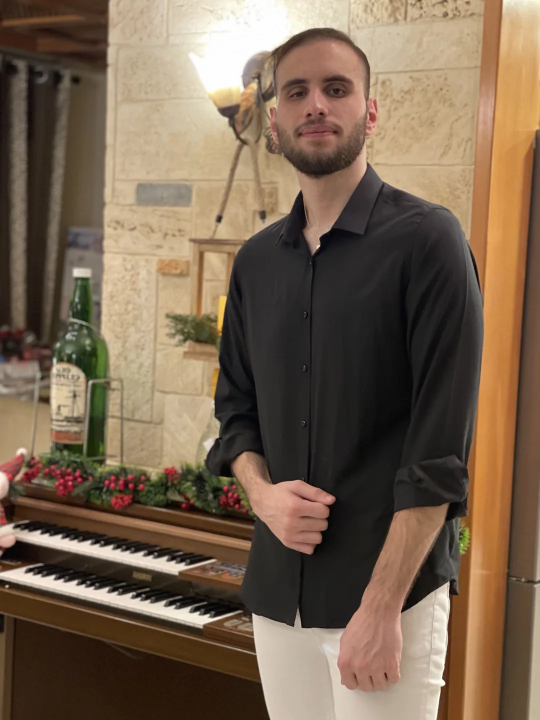
#> input picture src/assets/images/Ayres.webp, 1080 x 1440 px, found by its file name (shown at 1/2 size)
$ python make-blueprint.py src/assets/images/Ayres.webp src/assets/images/Ayres-blueprint.webp
#> lines starting #> are read from the running program, lines starting #| are printed output that depends on the picture
"""Generate the blueprint line-art version of the About portrait.

Usage: python scripts/make-blueprint.py src/assets/images/Ayres.webp src/assets/images/Ayres-blueprint.webp
Requires: pip install opencv-python-headless numpy
"""
import sys

import cv2
import numpy as np

src, out = sys.argv[1], sys.argv[2]
img = cv2.resize(cv2.imread(src), (1080, 1440), interpolation=cv2.INTER_AREA)
#> img is the input picture: shape (1440, 1080, 3); mean B, G, R 79.8, 100, 120.2
gray = cv2.cvtColor(img, cv2.COLOR_BGR2GRAY)
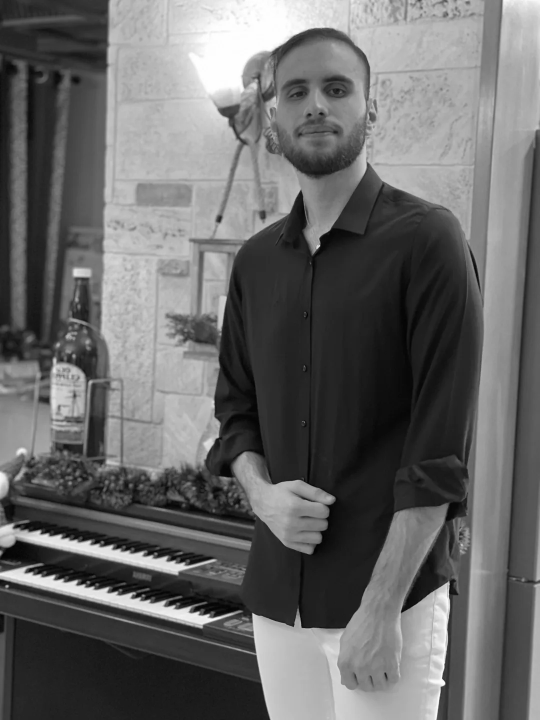
#> gray: shape (1440, 1080) (shown at 1/2 size); min 0, max 255, mean 103.7

# Clean outlines: smooth away texture, then thin edges thickened slightly so they survive downscaling
smooth = gray.copy()
for _ in range(3):
    smooth = cv2.bilateralFilter(smooth, 9, 40, 9)
edges = cv2.Canny(smooth, 22, 65, L2gradient=True)
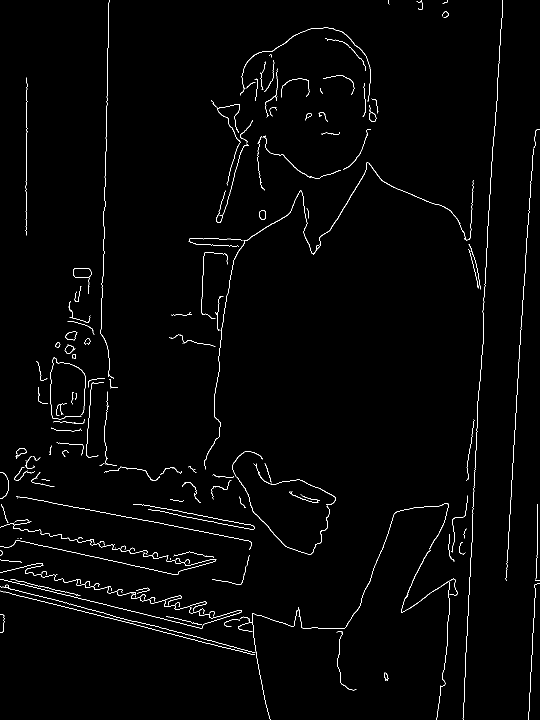
#> edges: shape (1440, 1080) (shown at 1/2 size); 1.4% white in thin lines or dots
edges = cv2.dilate(edges, np.ones((2, 2), np.uint8)).astype(np.float32) / 255
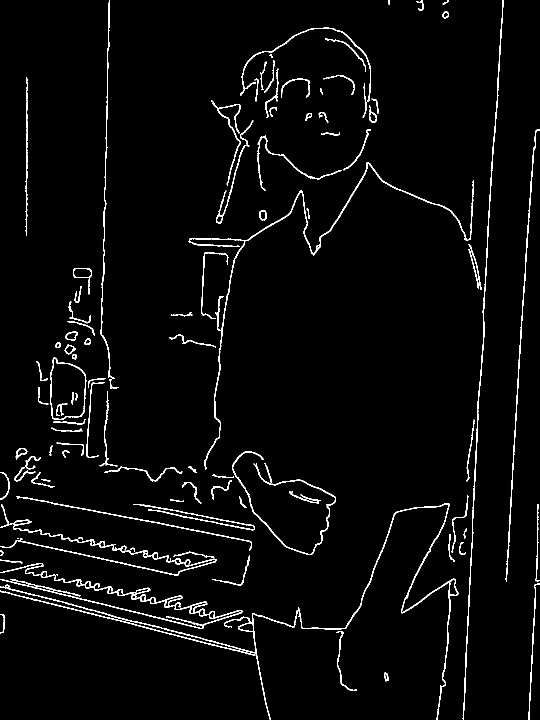
#> edges: shape (1440, 1080) float32 (shown at 1/2 size); values 0 (black) and 1 (white), 3% white in thin lines or dots
edges = np.clip(cv2.GaussianBlur(edges, (3, 3), 0.8) * 1.4, 0, 1)
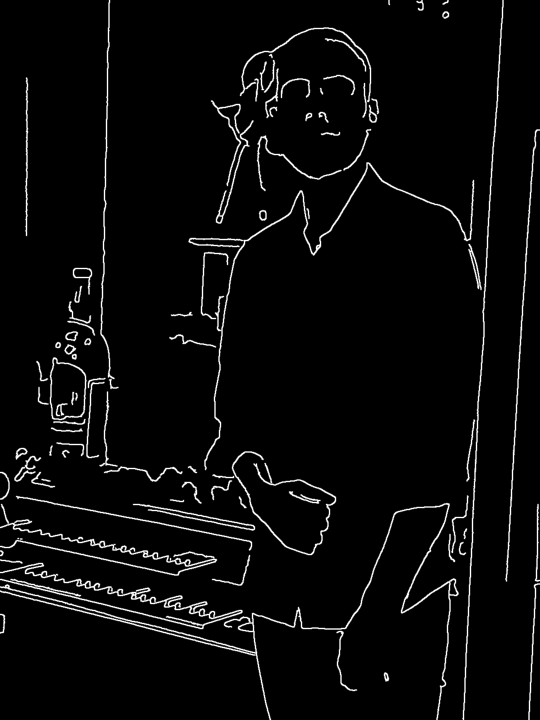
#> edges: shape (1440, 1080) float32 (shown at 1/2 size); min 0, max 1, mean 0.0383

# Faint purple duotone of the photo so the face stays readable
tone = cv2.createCLAHE(2.0, (8, 8)).apply(gray).astype(np.float32) / 255
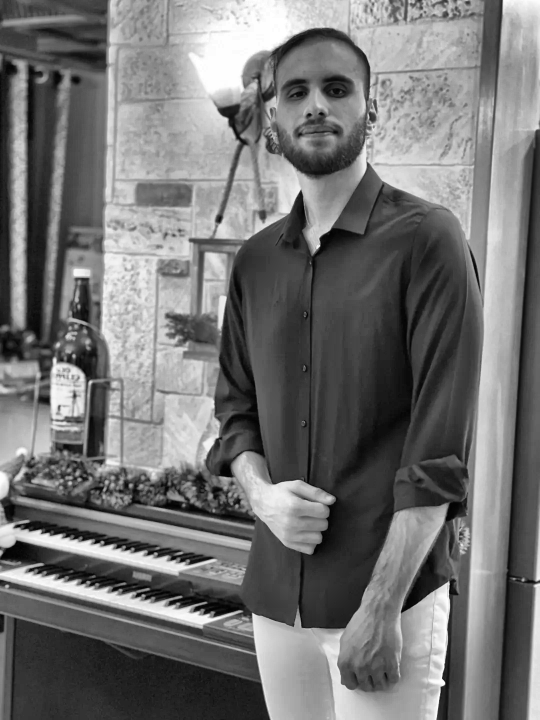
#> tone: shape (1440, 1080) float32 (shown at 1/2 size); min 0, max 1, mean 0.452

h, w = edges.shape
#> h = 1440; w = 1080
yy, xx = np.mgrid[0:h, 0:w]
grid = (((xx % 27) < 1) | ((yy % 27) < 1)) * 0.05 + (((xx % 135) < 2) | ((yy % 135) < 2)) * 0.08

# Colours in BGR
paper = np.array([0.08, 0.035, 0.04])
purple = np.array([0.99, 0.53, 0.73])
line = np.array([1.0, 0.72, 0.85])

col = paper + purple * (tone ** 1.3 * 0.35)[..., None] + purple * grid[..., None]
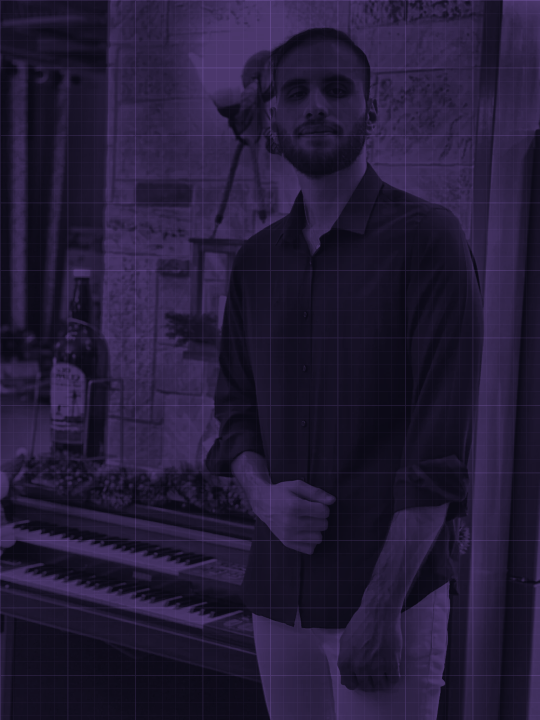
#> col: shape (1440, 1080, 3) float64 (shown at 1/2 size); mean of channels 0, 1, 2 0.217, 0.108, 0.141; drawn as B, G, R
col = col * (1 - edges[..., None]) + line * edges[..., None]
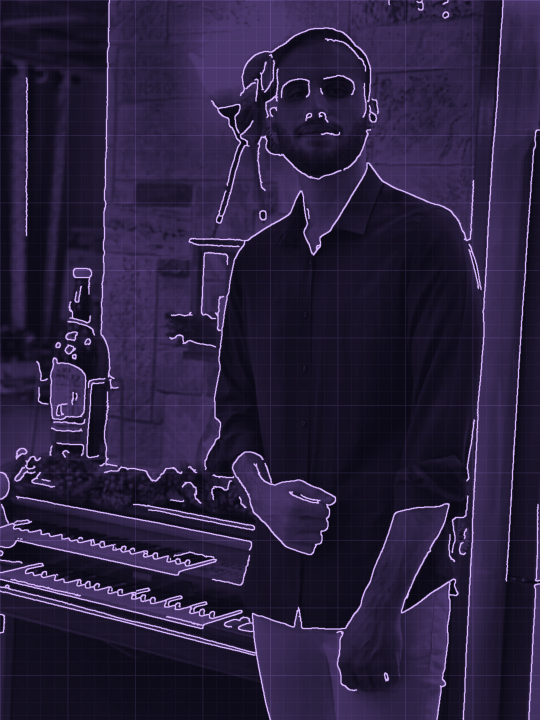
#> col: shape (1440, 1080, 3) float64 (shown at 1/2 size); mean of channels 0, 1, 2 0.247, 0.132, 0.168; drawn as B, G, R
cv2.imwrite(out, (np.clip(col, 0, 1) * 255).astype(np.uint8), [cv2.IMWRITE_JPEG_QUALITY, 88])

$ run again, with src/assets/images/Benny.webp copied over src/assets/images/Ayres.webp
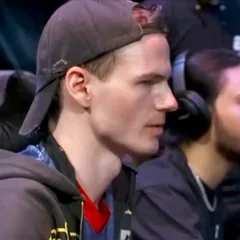
#> input picture src/assets/images/Benny.webp, 240 x 240 px, found by its file name
#> `edges = cv2.Canny(smooth, 22, 65, L2gradient=True)`:
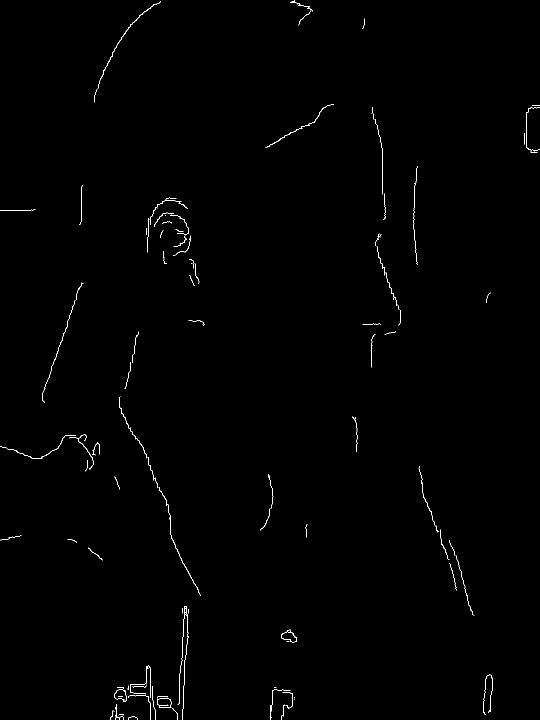
#> edges: shape (1440, 1080) (shown at 1/2 size); 0.43% white in thin lines or dots
#> `col = col * (1 - edges[..., None]) + line * edges[..., None]`:
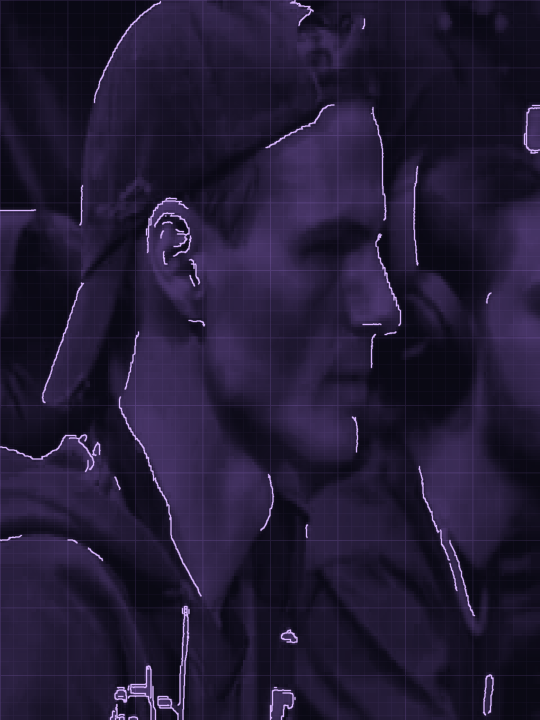
#> col: shape (1440, 1080, 3) float64 (shown at 1/2 size); mean of channels 0, 1, 2 0.21, 0.107, 0.137; drawn as B, G, R
